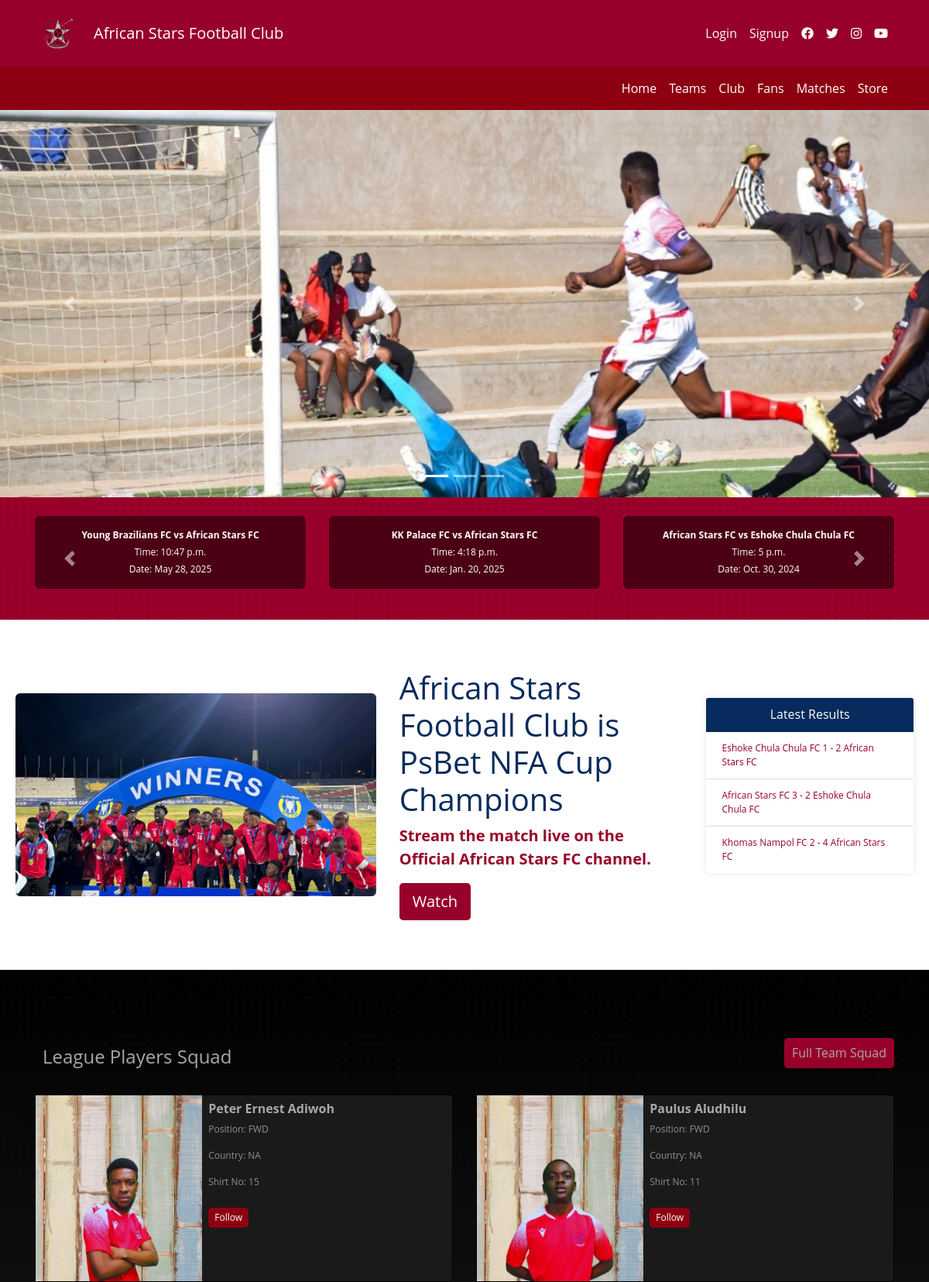
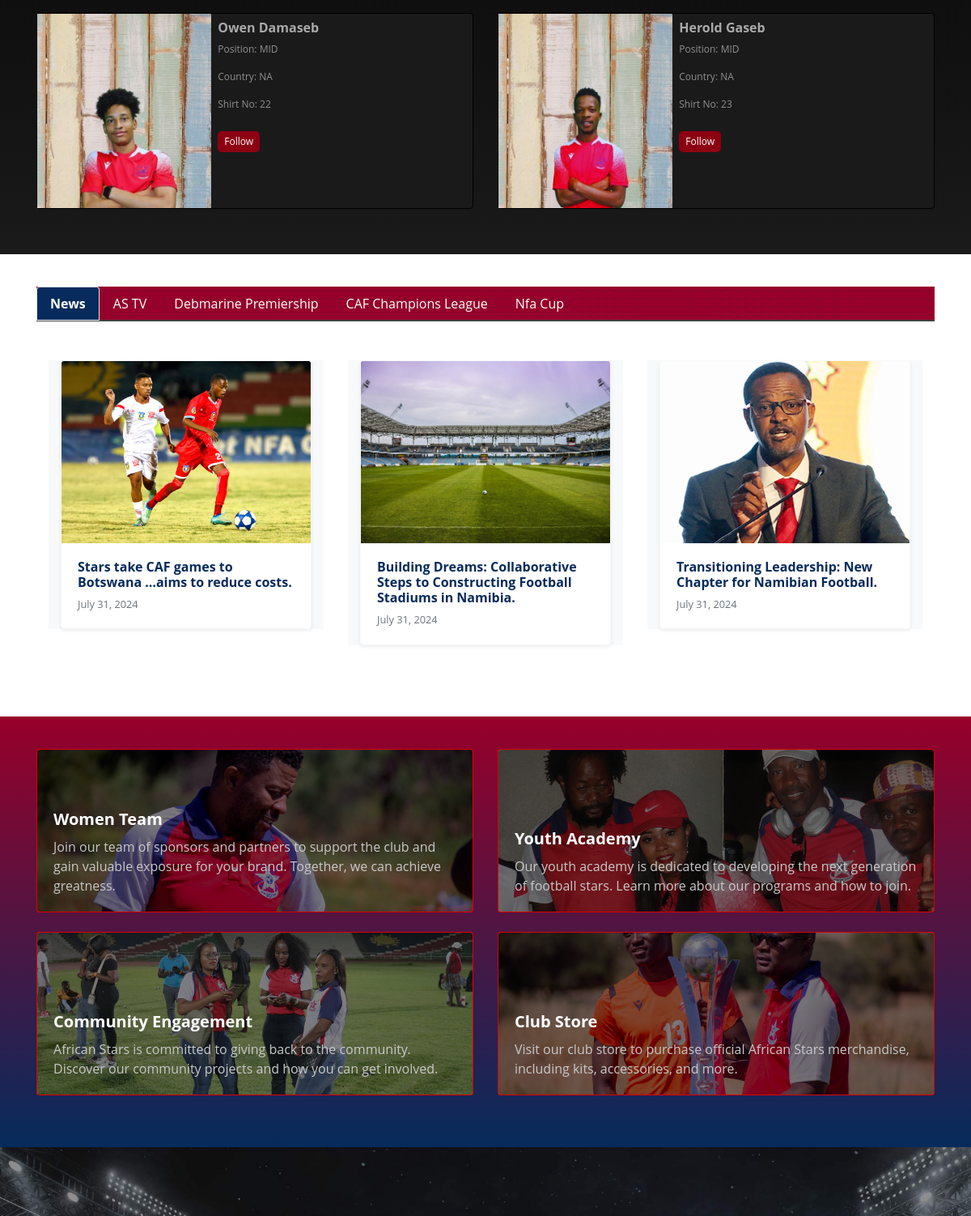
The page / (upper part) on the database its author committed (2 pictures, top to bottom).
### home/models.py (models this page shows, shortened)
class Fixture(models.Model):
    home = models.ForeignKey(Team, on_delete=models.CASCADE, related_name='home_fixtures')
    away = models.ForeignKey(Team, on_delete=models.CASCADE, related_name='away_fixtures')
    date = models.DateField(auto_now_add=False)
    time = models.TimeField(auto_now_add=False)
    stadium = models.CharField(max_length=100, blank=False, null=False)
    town = models.CharField(max_length=100, blank=False, null=False)
    class Meta:
        ordering = ["-date"]
        unique_together = ['home', 'away', 'date', 'time']

class Team(models.Model):
    TEAM_CHOICES = [
        ("African Stars FC", "African Stars FC"),
        ("Blue Waters FC", "Blue Waters FC"),
        ("Civics FC", "Civics FC"),
        ("Eshoke Chula Chula FC", "Eshoke Chula Chula FC"),
        ("Khomas Nampol FC", "Khomas Nampol FC"),
        ("KK Palace FC", "KK Palace FC"),
        ("Mighty Gunners FC", "Mighty Gunners FC"),
        ("Namibia Collection Services FC", "Namibia Collection Services FC"),
        ("Okahandja United FC", "Okahandja United FC"),
        ("Ongos FC", "Ongos FC"),
        ("Tigers FC", "Tigers FC"),
        ("Young African FC", "Young African FC"),
        ("Young Brazilians FC", "Young Brazilians FC"),
    ]
    name = models.CharField(max_length=100, choices=TEAM_CHOICES, unique=True)
    logo = models.ImageField(upload_to='team_logos/')
    def __str__(self):
        return self.name
    class Meta:
        ordering = ['name']
        verbose_name = 'Team'
        verbose_name_plural = 'Teams'

class Result(models.Model):
    fixture = models.OneToOneField(Fixture, on_delete=models.CASCADE)
    home_score = models.PositiveIntegerField()
    away_score = models.PositiveIntegerField()
    date = models.DateField(auto_now_add=False)
    class Meta:
        ordering = ["-date"]

class Player(models.Model):
    POSITION_CHOICES = [
        ('GK', 'Goalkeeper'),
        ('DEF', 'Defender'),
        ('MID', 'Midfielder'),
        ('FWD', 'Forward'),
    ]
    first_name = models.CharField(max_length=200, blank=False, null=False)
    last_name = models.CharField(max_length=200, blank=False, null=False)
    date_of_birth = models.DateField(blank=False, null=False)
    photo = models.ImageField(upload_to='player_photo/')
    country = CountryField(blank=False, null=False)
    position = models.CharField(max_length=3, choices=POSITION_CHOICES, blank=False, null=False)
    bio = models.TextField(blank=False, null=False)
    shirt_number = models.PositiveIntegerField(default=0, unique=True)
    joined = models.DateField(blank=False, null=False)
    debut = models.DateField(blank=True, null=True)
    appearances = models.PositiveIntegerField(default=0)
    goals = models.PositiveIntegerField(default=0)
    assist = models.PositiveIntegerField(default=0)
    clean_sheet = models.PositiveIntegerField(default=0)
    class Meta:
        ordering = ['last_name', 'first_name']
        verbose_name = 'Player'
        verbose_name_plural = 'Players'

class News(models.Model):
    title = models.CharField(max_length=100, blank=False, null=False)
    image = models.ImageField(upload_to="home/news", blank=False, null=False)
    date = models.DateField(auto_now_add=True)

### home/views.py (the view)
# urls.py: 2. Add a URL to urlpatterns:  path('', views.home, name='home')
def home(request):
    fixtures = Fixture.objects.order_by("-date")[:3]
    results = Result.objects.order_by('-date')[:3]
    news = News.objects.order_by('-date')[:3]
    players = Player.objects.all()[:4]
    return render(request, "home/home.html", {"fixtures": fixtures,"results": results, "news":news, "players": players})

### home/templates/home/home.html (shortened to what this page needs)
{% extends "home/base.html" %}
{% load static %}
{% block content %}
<div class="container-xxl" >
      <div id="carouselExampleIndicators" class="carousel slide" data-ride="carousel" >
        <ol class="carousel-indicators">
            <li data-target="#carouselExampleIndicators" data-slide-to="0" class="active"></li>
            <li data-target="#carouselExampleIndicators" data-slide-to="1"></li>
            <li data-target="#carouselExampleIndicators" data-slide-to="2"></li>
        </ol>
        <div class="carousel-inner">
            <div class="carousel-item active">
                <img src="{% static "home/3.jpg" %}" class="d-block w-100" alt="Slide 1">
            </div>
        </div>
        <a class="carousel-control-prev" href="#carouselExampleIndicators" role="button" data-slide="prev">
            <span class="carousel-control-prev-icon" aria-hidden="true"></span>
        </a>
        <a class="carousel-control-next" href="#carouselExampleIndicators" role="button" data-slide="next">
            <span class="carousel-control-next-icon" aria-hidden="true"></span>
        </a>
    </div>
    <header class="text-white py-4" style="background: radial-gradient(red 10%, transparent 10%) 0 0 / 10px 10px, linear-gradient(to bottom, #97002a, #97002a);">
      <div id="matchSchedule" class="carousel slide" data-ride="carousel">
        <div class="carousel-inner">
          <div class="carousel-item active">
            <div class="container">
              <div class="row align-items-center">
                {% for fixture in fixtures %}
                <div class="col-md-4 text-center mb-3" style="font-size: 0.75rem;">
                  <div class="p-3" style="background: rgba(0, 0, 0, 0.5); border-radius: 0.375rem;">
                    <p class="mb-1" style="font-weight: bold;">{{fixture.home}} vs {{fixture.away}}</p>
                    <p class="mb-1">Time: {{fixture.time}}</p>
                    <p class="mb-0">Date: {{fixture.date}}</p>
                  </div>
                </div>
                {% endfor %}
              </div>
            </div>
          </div>
        </div>
        <a class="carousel-control-prev" href="#matchSchedule" role="button" data-slide="prev">
          <span class="carousel-control-prev-icon" aria-hidden="true"></span>
        </a>
        <a class="carousel-control-next" href="#matchSchedule" role="button" data-slide="next">
          <span class="carousel-control-next-icon" aria-hidden="true"></span>
        </a>
      </div>
    </header>
<div class="container-xxl"  >
  <section id="feature-section" style="padding: 40px 20px; background: #ffffff;">
    <div class="container-xxl py-4">
      <div class="row align-items-center">
        <div class="col-md-5 mb-4 mb-md-0">
          <img src="{% static 'home/nfa-champion.jpg' %}" alt="Match Image" class="img-fluid" style="border-radius: 0.375rem; width: 100%;">
        </div>
        <div class="col-md-4">
          <h1 class="display-5 fw-bold" style="color: #062b5c;">African Stars Football Club is PsBet NFA Cup Champions</h1>
          <p class="fs-4" style="color: #97002a; font-size: 1.25rem; font-weight: bold;">Stream the match live on the Official African Stars FC channel.</p>
          <button class="btn btn-lg" type="button" style="background-color: #97002a; color: white;">Watch</button>
        </div>
        <div class="col-md-3">
          <div class="card mb-4" style="border: none; box-shadow: 0 0 10px rgba(0, 0, 0, 0.1);">
            <div class="card-header" style="background-color: #062b5c; color: white; text-align: center;">
              <h6 class="mb-0">Latest Results</h6>
            </div>
            <ul class="list-group list-group-flush" style="color: #97002a; font-size: 0.75rem;">
              {% for result in results %}
                  <li class="list-group-item">{{ result.fixture.home }} {{ result.home_score }} - {{ result.away_score }} {{ result.fixture.away }}</li>
              {% empty %}
                  <li class="list-group-item">No results available.</li>
              {% endfor %}
          </ul>
          </div>
        </div>
      </div>
    </div>
  </section>
<section id="player-section" style="padding: 40px 20px; background: radial-gradient(#1a1a1a 10%, transparent 10%) 0 0 / 10px 10px, linear-gradient(to bottom, #000000, #1a1a1a);">
  <div class="container mt-5">
    <div class="row mb-3">
      <div class="col-md-6">
        <h4 style="color: #A9A9A9; padding: 10px; display: inline-block;">League Players Squad</h4>
      </div>
      <div class="col-md-6 text-md-right">
        <a href="{% url "team" %}"><h6 style="background-color: #97002a; color: #A9A9A9; padding: 10px; border-radius: 5px; display: inline-block;">Full Team Squad</h6></a>
      </div>
    </div>
    <div class="row">
      {% for player in players %}
      <div class="col-md-6">
        <div class="card" style="background-color: #1a1a1a; border: 1px solid #000000; margin-bottom: 1rem;">
          <div class="card-body" style="display: flex; padding: 0;">
            <div style="width: 40%; height: 240px; background-image: url('{{ player.photo.url }}'); background-size: cover; background-position: center; background-repeat: no-repeat;"></div>
            <div style="width: 60%; padding: 0.5rem; color: #909090;">
              <h5 style="font-size: 1rem; font-weight: bold; color: #A9A9A9;">{{player.first_name}} {{player.last_name}}</h5>
              <p style="font-size: 0.75rem; margin-top: 0.25rem;">Position: {{player.position}}</p>
              <p style="font-size: 0.75rem; margin-top: 0.25rem;">Country: {{player.country}}</p>
              <p style="font-size: 0.75rem; margin-top: 0.25rem;">Shirt No: {{player.shirt_number}}</p>
              <a href="#" style="display: inline-block; padding: 0.25rem 0.5rem; margin-top: 0.5rem; background-color: #8c0012; color: #ffffff; text-decoration: none; border-radius: 5px; font-size: 0.75rem;">Follow</a>
            </div>
          </div>
        </div>
      </div>
      {% endfor %}
    </div>
  </div>
</section>
<section class="tabs_an_gap " style=" padding: 40px 20px; background: #ffffff">
    <div class="container" >
      <div class="tabs_inner">
        <ul class="nav nav-tabs " id="myTab" role="tablist" style="background: radial-gradient(circle, #062b5c 10%, transparent 10%) 0 0 / 10px 10px, linear-gradient(to bottom,  #97002a, #97002a); border-bottom: 2px solid #444;">
            <li class="nav-item">
                <a class="nav-link active" id="news-tab" data-toggle="tab" href="#news" role="tab" aria-controls="news" aria-selected="true" style="color: #ffffff; font-weight: bold;">News</a>
            </li>
            <li class="nav-item">
                <a class="nav-link" id="tv-tab" data-toggle="tab" href="#tv" role="tab" aria-controls="tv" aria-selected="false" style="color: #ffffff;">AS TV</a>
            </li>
            <li class="nav-item">
                <a class="nav-link" id="debmarine-tab" data-toggle="tab" href="#debmarine" role="tab" aria-controls="debmarine" aria-selected="false" style="color: #ffffff;">Debmarine Premiership</a>
            </li>
            <li class="nav-item">
                <a class="nav-link" id="caf-tab" data-toggle="tab" href="#caf" role="tab" aria-controls="caf" aria-selected="false" style="color: #ffffff;">CAF Champions League</a>
            </li>
            <li class="nav-item">
                <a class="nav-link" id="nfa-tab" data-toggle="tab" href="#nfa" role="tab" aria-controls="nfa" aria-selected="false" style="color: #ffffff;">Nfa Cup</a>
            </li>
        </ul>
            <div class="tab-content" id="myTabContent">
                <div class="tab-pane fade show active" id="news" role="tabpanel" aria-labelledby="news-tab">
                  <div class="container py-5">
                      <div class="row">
                          {% for new in news %}
                              <div class="col-md-4">
                                  <div class="album bg-light">
                                      <div class="container" style="max-width: 1600px;">
                                          <div class="row">
                                              <div class="col">
                                                  <div class="card shadow-sm border-light">
                                                      <img class="card-img-top" src="{{new.image.url}}" alt="Thumbnail" style="width: 100%; height: 225px; object-fit: cover;">
                                                      <div class="card-body">
                                                          <h6 class="font-weight-bold" style="color: #062b5c">{{ new.title }}.</h6>
                                                          <div class="d-flex justify-content-between align-items-center">
                                                              <small class="text-muted">{{ new.date }}</small>
                                                          </div>
                                                      </div>
                                                  </div>
                                              </div>
                                          </div>
                                      </div>
                                  </div>
                              </div>
                          {% endfor %}
                      </div>
                  </div>
              </div>
            </div>
        </div>
    </div>
</section>
<section id="honours-section" style="padding: 40px 20px; background: linear-gradient(to bottom, #97002a, #062b5c);">
  <div class="container">
    <div class="row align-items-md-stretch">
      <div class="col-md-6 mb-4">
        <div class="card h-100 rounded-3" style="position: relative; color: #888888; background-color: #ff0000; overflow: hidden;">
          <img src="{% static 'home/star5.jpg' %}" alt="Sponsorship Image" class="card-img" style="width: 100%; height: 200px; object-fit: cover;">
          <div class="card-img-overlay d-flex flex-column justify-content-end" style="background: rgba(0, 0, 0, 0.5); padding: 20px;">
            <h5 style="color: #ffffff; font-weight: bold; margin-bottom: 10px;">Women Team</h5>
            <p class="card-text" style="color: #C8C8C8; margin-bottom: 0;">Join our team of sponsors and partners to support the club and gain valuable exposure for your brand. Together, we can achieve greatness.</p>
          </div>
        </div>
      </div>
      <div class="col-md-6 mb-4">
        <div class="card h-100 rounded-3" style="position: relative; color: #888888; background-color: #ff0000; overflow: hidden;">
          <img src="{% static 'home/fan3.jpg' %}" alt="Youth Academy Image" class="card-img" style="width: 100%; height: 200px; object-fit: cover;">
          <div class="card-img-overlay d-flex flex-column justify-content-end" style="background: rgba(0, 0, 0, 0.5); padding: 20px;">
            <h5 style="color: #ffffff; font-weight: bold; margin-bottom: 10px;">Youth Academy</h5>
            <p class="card-text" style="color: #C8C8C8; margin-bottom: 0;">Our youth academy is dedicated to developing the next generation of football stars. Learn more about our programs and how to join.</p>
          </div>
        </div>
      </div>
      <div class="col-md-6 mb-4">
        <div class="card h-100 rounded-3" style="position: relative; color: #888888; background-color: #ff0000; overflow: hidden;">
          <img src="{% static 'home/fans.jpg' %}" alt="Community Engagement Image" class="card-img" style="width: 100%; height: 200px; object-fit: cover;">
          <div class="card-img-overlay d-flex flex-column justify-content-end" style="background: rgba(0, 0, 0, 0.5); padding: 20px;">
            <h5 style="color: #ffffff; font-weight: bold; margin-bottom: 10px;">Community Engagement</h5>
            <p class="card-text" style="color: #C8C8C8; margin-bottom: 0;">African Stars is committed to giving back to the community. Discover our community projects and how you can get involved.</p>
          </div>
        </div>
      </div>
      <div class="col-md-6 mb-4">
        <div class="card h-100 rounded-3" style="position: relative; color: #888888; background-color: #ff0000; overflow: hidden;">
          <img src="{% static 'home/star8.jpg' %}" alt="Club Store Image" class="card-img" style="width: 100%; height: 200px; object-fit: cover;">
          <div class="card-img-overlay d-flex flex-column justify-content-end" style="background: rgba(0, 0, 0, 0.5); padding: 20px;">
            <h5 style="color: #ffffff; font-weight: bold; margin-bottom: 10px;">Club Store</h5>
            <p class="card-text" style="color: #C8C8C8; margin-bottom: 0;">Visit our club store to purchase official African Stars merchandise, including kits, accessories, and more.</p>
          </div>
        </div>
      </div>
    </div>
  </div>
</section>
<section id="hightlights-section" style="padding: 40px 20px; background: url('{% static "home/member-background.jpg" %}') center/cover no-repeat; overflow: hidden;">
</section>
  <br>
</div>
{% endblock content %}

### rows shown on the page
Fixture: home "Young Brazilians FC", away "African Stars FC", time "10:47 p.m.", date "May 28, 2025"
Fixture: home "KK Palace FC", away "African Stars FC", time "4:18 p.m.", date "Jan. 20, 2025"
Fixture: home "African Stars FC", away "Eshoke Chula Chula FC", time "5 p.m.", date "Oct. 30, 2024"
Result: fixture.home "Eshoke Chula Chula FC", home_score "1", away_score "2", fixture.away "African Stars FC"
Result: fixture.home "African Stars FC", home_score "3", away_score "2", fixture.away "Eshoke Chula Chula FC"
Result: fixture.home "Khomas Nampol FC", home_score "2", away_score "4", fixture.away "African Stars FC"
Player: photo (picture), first_name "Peter Ernest", last_name "Adiwoh", position "FWD", country "NA", shirt_number "15"
Player: photo (picture), first_name "Paulus", last_name "Aludhilu", position "FWD", country "NA", shirt_number "11"
Player: photo (picture), first_name "Owen", last_name "Damaseb", position "MID", country "NA", shirt_number "22"
Player: photo (picture), first_name "Herold", last_name "Gaseb", position "MID", country "NA", shirt_number "23"
News: image (picture), title "Stars take CAF games to Botswana …aims to reduce costs", date "July 31, 2024"
News: image (picture), title "Building Dreams: Collaborative Steps to Constructing Football Stadiums in Namibia", date "July 31, 2024"
News: image (picture), title "Transitioning Leadership: New Chapter for Namibian Football", date "July 31, 2024"
